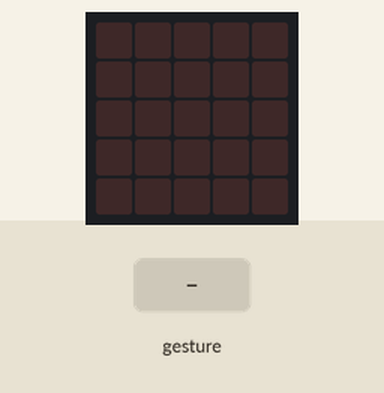
The program below on a simulated BBC micro:bit running MicroPython. On the bench: the board's 5×5 LED display. The test bench sets the inputs (shaded band). Random numbers come from a fixed seed; a tilt is held for 1.5 s and a shake lasts 1 s, then the board lies face up again.

Above: at 1.2 s.
1.3 s: gesture 'shake'
At 2.3 s:
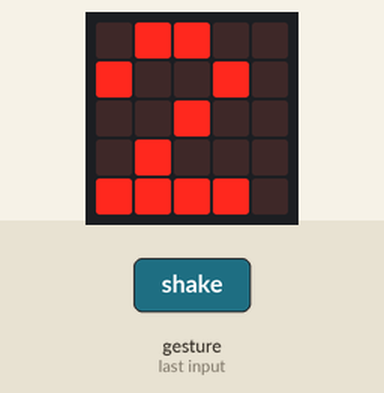
3.0 s: gesture 'shake'
At 3.9 s:
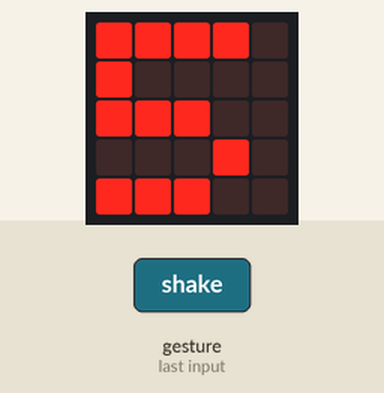
5.0 s: gesture 'shake'
At 6.7 s:
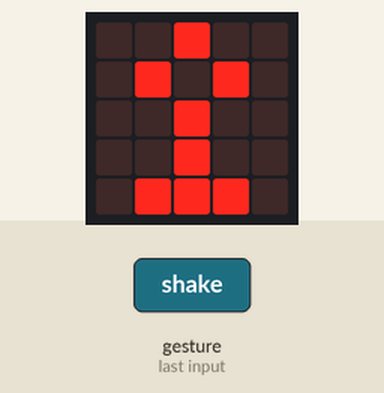
7.0 s: gesture 'shake'
At 8.4 s:
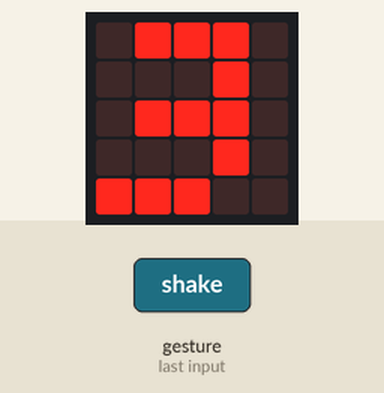
Timing chart, 0 to 10.0 s (numbered marks = the images above; inputs shaded):
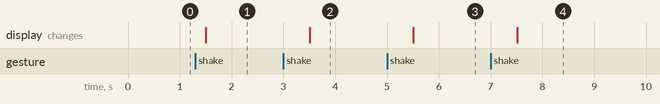

The program:

Dice_Complex.py
```python
# This code will only run on the BBC Microbit
# This code will enable you to turn your BBC
# Microbit into a dice

from microbit import *
import random

num1 = Image('00900:09090:00900:00900:09990')
num2 = Image('09900:90090:00900:09000:99990')
num3 = Image('09990:00090:09990:00090:99900')
num4 = Image('00990:09090:99999:00090:00090')
num5 = Image('99990:90000:99900:00090:99900')
num6 = Image('09990:90000:99900:90090:09900')

while True:
	if accelerometer.was_gesture('shake'):
		display.clear()
		number = random.randint(1,6)

		if number == 1:
			display.show(num1)
			sleep(2000)
			pass
		if number == 2:
			display.show(num2)
			sleep(2000)
			pass
		if number == 3:
			display.show(num3)
			sleep(2000)
			pass
		if number == 4:
			display.show(num4)
			sleep(2000)
			pass
		if number == 5:
			display.show(num5)
			sleep(2000)
			pass
		if number == 6:
			display.show(num6)
			sleep(2000)
			pass
```

Measured:
- after the input at 1.3 s, the display: changes after 0.20 s (image 1)
- after the input at 3.0 s, the display: changes after 0.51 s (image 2)
- after the input at 5.0 s, the display: changes after 0.51 s (image 3)
- after the input at 7.0 s, the display: changes after 0.51 s (image 4)
